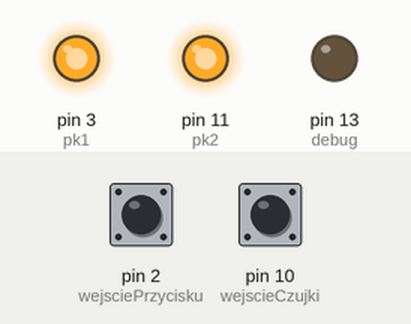
This program was run on a simulated Arduino Nano, built with avr-gcc and run on an emulated ATmega328P. Parts: output pins drawn as LEDs (lit = HIGH). Inputs (shaded band) come from the test bench; at power-on: pin 2 (wejsciePrzycisku) HIGH, pin 10 (wejscieCzujki) HIGH.

Above: at 1.2 s.
1.3 s: pin 2 (wejsciePrzycisku) pulled LOW for 0.15 s
At 2.09 s:
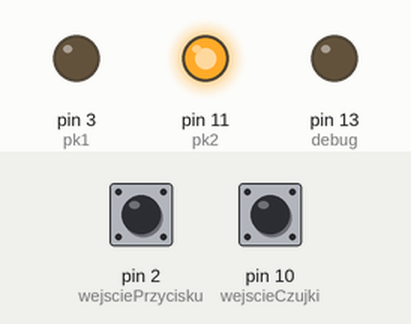
3.8 s: pin 10 (wejscieCzujki) pulled LOW for 0.15 s
At 5.7 s:
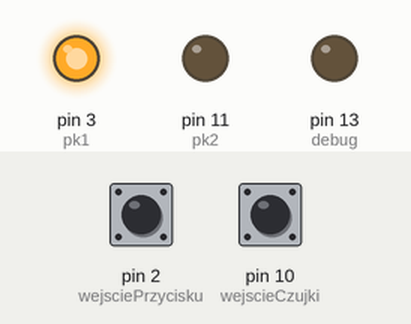
Timing chart, 0 to 10.3 s (numbered marks = the images above; inputs shaded):
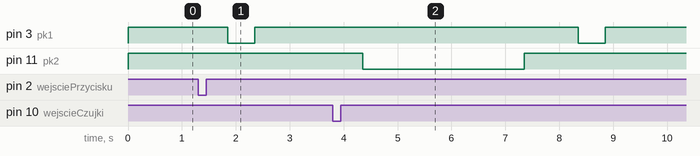

Measured:
- after the input at 1.3 s, pin 3 (pk1): HIGH → LOW after 0.55 s, → HIGH 0.50 s later
- after the input at 3.8 s, pin 3 (pk1): HIGH → LOW after 4.5 s, → HIGH 0.50 s later; pin 11 (pk2): HIGH → LOW after 0.55 s, → HIGH 3.0 s later

The program:

main.cpp
```cpp
/*****************************************************************************************
 *** sterownik etykieciarki by matrix0606 dla Greg ***************************************
 ***             v1.0 @ 12.10.2020                 ***************************************
 ****************************************************************************************/
#include <Arduino.h>

int wejsciePrzycisku = 2; // D2 jako wejsćie padału rozpoczynania programu
int wejscieCzujki = 10;   // D10 jako wejście dla czujnika IR
int pk1 = 3;              // wyjście na przekaźnik 1 (pk1, active = LOW)
int pk2 = 11;             // wyjście na przekaźnik nr 2 (pk2, active = LOW)
int debug = 13;           // pin 13 jako pin do debugowania kodu

unsigned long staryCzas; // zmienna do porównania z aktualnym czasem
unsigned long nowyCzas;  // zmienna do wpisywania aktualnego czasu
byte polSekundy = 0;
bool przycisk;
bool czujka;
bool startFunkcji = 0;

void setup()
{
  pinMode(wejsciePrzycisku, INPUT_PULLUP); // wejście przycisku ustawiona i podciągnięte do +5V
  pinMode(wejscieCzujki, INPUT_PULLUP);    // wejście czujki ustawione i podciągnięte do +5V
  pinMode(pk1, OUTPUT);                    // ustawienie pinu jako wyjście pk1
  pinMode(pk2, OUTPUT);                    // ustawienie pinu jako wyjście pk2
  digitalWrite(pk1, 1);                    // wyłączenie przekaźnika 1
  digitalWrite(pk2, 1);                    // wyłączenie przekaźnika 2
  Serial.begin(9600);                      // start seriala
  pinMode(debug, OUTPUT);
}

void odczytWejsc();
void odliczanieCzasu();
void funkcjaGlowna();

/*#########################################################################################
############################ początek pętli głównej #######################################
#########################################################################################*/
void loop()
{
  odczytWejsc(); // skok do funkcji odczytu stanu wejść
  {
    if (przycisk == 0) // jeśli odczytano wciśnięty przycisk (pedał = 0) to
    {
      delay(50);     // czekamy 50ms
      odczytWejsc(); // ponownie odczytuję czy wciąż jest wciśnięty przycisk
      if (przycisk == 0)
      {                  // i jeśli jest wciśnięty to
        funkcjaGlowna(); // skaczę do głównej funkcji programu
      }                  // i to wszystko co robi pętla główna
    }
  }
}

void funkcjaGlowna()
{                   // funkcja główna programu
  startFunkcji = 1; // wpisuję wartość 1 do zmiennej żeby pozwolić na zliczanie 0,5s odcinków czasu
  do
  { // wchodzę do pętli z której wyjdę tylko pod pewnym warunkiem
    odliczanieCzasu();
    // Serial.println(polSekundy);
    if (polSekundy == 2)
    {
      digitalWrite(pk1, 0);
    } // jeżeli czas 0,5s ma wartość 2 czyli zliczono 1s to włączam pk1
    if (polSekundy == 3)
    {
      digitalWrite(pk1, 1);
    }                        // jeżeli czas 0,5s ma wartość 3 czyli minęło 0,5s to wyłączam pk1
  } while (polSekundy <= 3); // tu wspomniana pętla z której wyjdę dopiero jak miną 4 x 0,5s czyli 2s
  startFunkcji = 0;          // do zmiennej startFunkcji wpisuję wartość 0 żeby czas nie był zliczany
  polSekundy = 0;            // na wszelki wypadek zeruję zmienną czasu, zmienna ta i tak jest wyzerowana w warunku niżej

  bool czekanieNaIR = 1; // tworzę zmienną lokalną aby móc czekać na stan niski czujki
  do
  { // co z samą czujką nie ma nic wspólnego
    odliczanieCzasu();
    odczytWejsc(); // odczytuję stan wejść
    if (czujka == 0)
    {                   // jeśli czujka jest aktywna to
      startFunkcji = 1; // ustawiam zmienną startFunkcji by czas znowu mógł być zliczany
    }
    // Serial.println(polSekundy);
    if (startFunkcji == 1)
    { // i jeśli startFunkcji = 1 co zostało przed chwilą wpisane to
      if (polSekundy == 2)
      {
        digitalWrite(pk2, 0);
      } // po upływie 1s włączam przekaźnik 2
      if (polSekundy == 8)
      {                       // jeśli czas polSekundy zliczono do 8 -> (8-2)/2 = 3s
        digitalWrite(pk2, 1); // to wyłączam pk2
        startFunkcji = 0;     // zeruję startFunkcji by zakończyć zliczanie
        polSekundy = 0;       // zeruję czas polSekundy
        czekanieNaIR = 0;     // zeruję zmienną czekanieNaIR by móc opuścić aktualną pętlę do...while
      }
    }
  } while (czekanieNaIR == 1); // jeśli czekanieNaIR = 1 co zostało wpisane przed wejściem do tej pętli
                               // to pętlo trwaj, a jeżeli czekanieNaIR = 0 to z pętli wychodzę
  startFunkcji = 1;            // ponownie ustawiam zmienną startFunkcji na 1 żeby móc włączyć znowu pk1
  do
  {
    odliczanieCzasu();
    if (polSekundy == 2)
    {
      digitalWrite(pk1, 0);
    } // po 1s właczam przekaźnik pk1
    if (polSekundy == 3)
    {
      digitalWrite(pk1, 1);
    }                        // jeśli czas zliczy 0,5s to wyłączam pk1
  } while (polSekundy <= 3); // i czekam aż czas zliczy jeszcze 0,5s po wyłączeniu pk1 i wychodzę z pętli do...while
  startFunkcji = 0;          // zeruję zmienną startFunkcji żeby wyłączyć zliczanie czasu
  polSekundy = 0;            // zeruję czas i kończe działanie całego programu wracając do pętli głównej
                             // by czekać na wciśnięcie przycisku
}

void odliczanieCzasu()
{
  nowyCzas = millis(); // wpisuję wartość aktualnego czasu systemu do zmiennej newTime
  if (nowyCzas - staryCzas >= 500)
  {                       // jeżeli różnica między aktualnym czasem a poprzednim jest większa lub równa 0,5sek to
    staryCzas = nowyCzas; // wpisuję nową wartość czasu do starego czasu
    if (startFunkcji == 1)
    {
      polSekundy++;
    }
    else
    {
      polSekundy = 0;
    }
  }
}

void odczytWejsc()
{
  przycisk = digitalRead(wejsciePrzycisku);
  czujka = digitalRead(wejscieCzujki);
}

void debuging()
{
  digitalWrite(debug, 1);
  delay(1000);
  digitalWrite(debug, 0);
  delay(1000);
}
```
